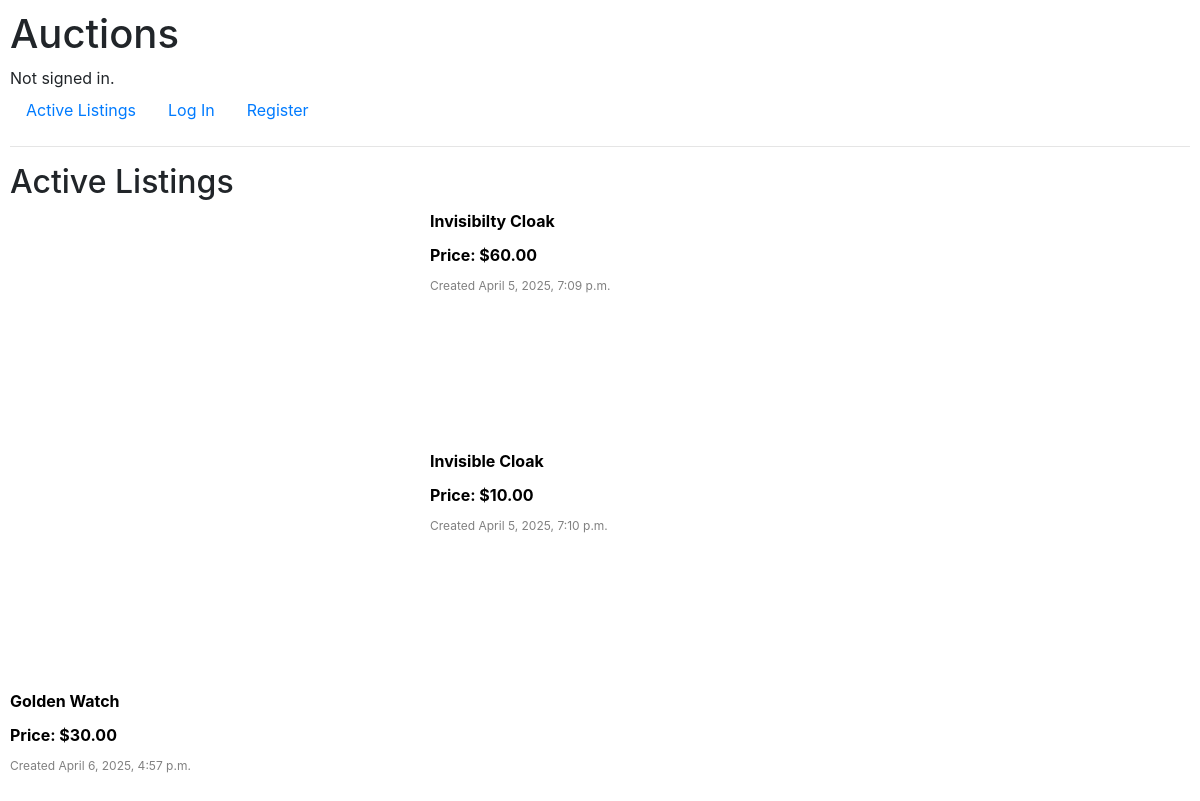
The page / on the database its author committed.
### auctions/models.py (models this page shows, shortened)
class Listing(models.Model):
    title = models.CharField(max_length=100)
    description = models.TextField()
    starting_bid = models.DecimalField(max_digits=10, decimal_places=2)
    current_price = models.DecimalField(max_digits=10, decimal_places=2, blank=True, default=-1)
    image_url = models.URLField(blank=True, null=True)
    category = models.CharField(max_length=50, blank=True, null=True)
    created_at = models.DateTimeField(auto_now_add=True)
    is_active = models.BooleanField(default=True)
    owner = models.ForeignKey(User, on_delete=models.CASCADE, related_name="listings")
    winner = models.ForeignKey(User, on_delete=models.SET_NULL, null=True, blank=True, related_name="won_auctions")

### auctions/views.py (the view)
# urls.py: path("", views.index, name="index"),
def index(request):
    context = {"listings": Listing.objects.all()}
    return render(request, "auctions/index.html", context)

### auctions/templates/auctions/index.html (shortened to what this page needs)
{% extends "auctions/layout.html" %}
{% block body %}
    <h2>Active Listings</h2>
    {% for listing in listings %}
        <div class="listing">
                <a class="listing" href="{% url 'open_listing' listing.id %}">
                    {% if listing.image_url %}
                    <span style="width:400px; height:200px;">
                    </span>
                    {% endif %}
                    <div class="listing-info">
                        <div class="title">{{listing.title}}</div>
                        <div class="price">Price: ${{listing.current_price}}</div>
                        <div class="created-at" style="margin-bottom:10px;">Created {{listing.created_at}}</div>
                    </div>
                </a>
        </div>
    {% empty %}
        <div>No active listing.</div>
    {% endfor %}
{% endblock %}

### auctions/templates/auctions/layout.html (shortened to what this page needs)
{% load static %}
<!DOCTYPE html>
<html lang="en">
    <head>
        <link rel="stylesheet" href="https://stackpath.bootstrapcdn.com/bootstrap/4.4.1/css/bootstrap.min.css">
        <link href="{% static 'auctions/style.css' %}" rel="stylesheet">
    </head>
    <body>
        <h1>Auctions</h1>
        <div>
            {% if request.user.is_authenticated %}
                Signed in as <strong>{{ user.username }}</strong>.
            {% else %}
                Not signed in.
            {% endif %}
        </div>
        <ul class="nav">
            <li class="nav-item">
                <a class="nav-link" href="{% url 'index' %}">Active Listings</a>
            </li>
            {% if user.is_authenticated %}
                <li class="nav-item">
                    <a class="nav-link" href="{% url 'create_listing' %}">Create Listing</a>
                </li>
                <li class="nav-item">
                    <a class="nav-link" href="{% url 'watch_list' %}">Watchlist</a>
                </li>
                <li class="nav-item">
                    <a class="nav-link" href="{% url 'logout' %}">Log Out</a>
                </li>
            {% else %}
                <li class="nav-item">
                    <a class="nav-link" href="{% url 'login' %}">Log In</a>
                </li>
                <li class="nav-item">
                    <a class="nav-link" href="{% url 'register' %}">Register</a>
                </li>
            {% endif %}
        </ul>
        <hr>
        {% block body %} {% endblock %}
    </body>
</html>

### auctions/static/auctions/style.css (style rules this page uses)
body { padding: 10px; }
.listing { color: black; display: flex; gap: 20px; margin-bottom: 20px; }
.listing-info { display: flex; flex-direction: column; }
.title { font-weight: bold; margin-bottom: 10px; }
.price { margin-bottom: 10px; font-weight: bold; }
.created-at { font-size: 12px; color: gray; }

### rows shown on the page
Listing: title "Invisibilty Cloak", current_price "60.00", created_at "April 5, 2025, 7:09 p.m."
Listing: title "Invisible Cloak", current_price "10.00", created_at "April 5, 2025, 7:10 p.m."
Listing: title "Golden Watch", current_price "30.00", created_at "April 6, 2025, 4:57 p.m."
